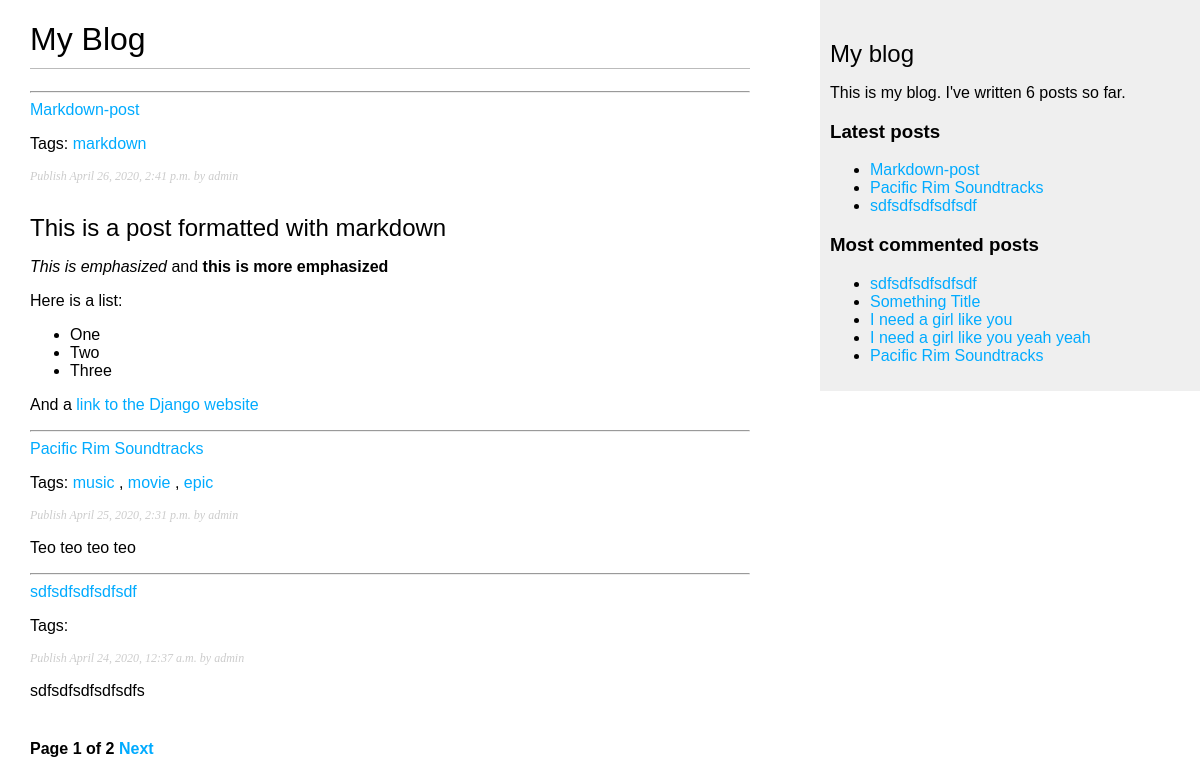
Screenshot of /blog/ with the database file from the repository.
### blog/models.py (models this page shows, shortened)
class Post(models.Model):
    STATUS_CHOICES = (('draft', 'Draft'), ('published', 'Published'))
    title = models.CharField(max_length=250)
    slug = models.SlugField(max_length=250, unique_for_date='publish')
    author = models.ForeignKey(
        User, on_delete=models.CASCADE, related_name='blog_posts')
    body = models.TextField()
    publish = models.DateTimeField(default=timezone.now)
    created = models.DateTimeField(auto_now_add=True)
    updated = models.DateTimeField(auto_now=True)
    status = models.CharField(
        max_length=10, choices=STATUS_CHOICES, default='draft')
    objects = models.Manager
    published = PublishedManager()
    tags = TaggableManager()
    class Meta:
        ordering = ('-publish',)
    def get_absolute_url(self):
        return reverse('blog:post_detail', args=[self.publish.year,
                                                 self.publish.month,
                                                 self.publish.day,
                                                 self.slug])

### blog/views.py (the view)
# urls.py: path('', views.post_list, name='post_list'),
def post_list(request, tag_slug=None):
    object_list = Post.published.all()
    tag = None
    if tag_slug:
        tag = get_object_or_404(Tag, slug=tag_slug)
        object_list = object_list.filter(tags__in=[tag])
    paginator = Paginator(object_list, 3)  # 3 posts each page
    page = request.GET.get('page')
    try:
        posts = paginator.page(page)
    except PageNotAnInteger:
        posts = paginator.page(1)
    except EmptyPage:
        posts = paginator.page(paginator.num_pages)
    return render(request, 'blog/post/list.html', {'page': page, 'posts': posts, 'tag': tag})

### blog/models.py (called while the page is built)
    def get_queryset(self):
        return super(PublishedManager, self).get_queryset().filter(status='published')

### blog/templatetags/blog_tags.py (called while the page is built)
@register.simple_tag
def total_posts():
    return Post.published.count()

@register.inclusion_tag('blog/post/latest_posts.html')
def show_latest_posts(count=5):
    latest_posts = Post.published.order_by('-publish')[:count]
    return {'latest_posts': latest_posts}

@register.simple_tag
def get_most_commented_posts(count=5):
    return Post.published.annotate(
        total_comments=Count('comments')
    ).order_by('-total_comments')[:count]

@register.filter(name='markdown')
def markdown_format(text):
    return mark_safe(markdown.markdown(text))

### blog/templates/blog/post/list.html (shortened to what this page needs)
{% extends "blog/base.html" %}
{% load blog_tags %}
{% block content %}
    <h1>My Blog</h1>
    {% for post in posts %}
        <hr>
        <a href="{{ post.get_absolute_url }}">
            {{ post.title }}
        </a>
        <p class="tags">
            Tags:
            {% for tag in post.tags.all %}
                <a href="{% url "blog:post_list_by_tag" tag.slug %}">
                    {{ tag.name }}
                </a>
                {% if not forloop.last %}, {% endif %}
            {% endfor %}
        </p>
        <p class="date">
            Publish {{ post.publish }} by {{ post.author }}
        </p>
        {{ post.body|markdown|truncatewords_html:30 }}
    {% endfor %}
    {% include "pagination.html" with page=posts %}
{% endblock %}

### blog/templates/blog/base.html (shortened to what this page needs)
{% load blog_tags %}
{% load static %}
<!DOCTYPE html>
<html lang="en">
<head>
    <link href="{% static "css/blog.css" %}" rel="stylesheet" />
</head>
<body>
    <div id="content">
        {% block content %}
        {% endblock %}
    </div>
    <div id="sidebar">
        <h2>My blog</h2>
        <p>This is my blog. I've written {% total_posts %} posts so far.</p>
        <h3>Latest posts</h3>
        {% show_latest_posts 3 %}
        <h3>Most commented posts</h3>
        {% get_most_commented_posts as most_commented_posts %}
        <ul>
            {% for post in most_commented_posts %}
                <li>
                    <a href="{{ post.get_absolute_url }}">{{ post.title }}</a>
                </li>
            {% endfor %}
        </ul>
    </div>
</body>
</html>

### blog/templates/pagination.html (shortened to what this page needs)
<div class="pagination">
    <span class="step-links">
        <span class="current">
            Page {{ page.number }} of {{ page.paginator.num_pages }}
        </span>
        {% if page.has_next %}
        <a href="?page={{ page.next_page_number }}">Next</a>
        {% endif %}
    </span>
</div>

### blog/templates/blog/post/latest_posts.html
<ul>
    {% for post in latest_posts %}
        <li>
            <a href="{{ post.get_absolute_url }}">{{ post.title }}</a>
        </li>
    {% empty %}
        <p>You haven't created any post</p>
    {% endfor %}
</ul>

### blog/static/css/blog.css (style rules this page uses)
body { margin: 0; padding: 0; font-family: helvetica, sans-serif; }
a { color: #00abff; text-decoration: none; }
h1 { font-weight: normal; border-bottom: 1px solid #bbb; padding: 0 0 10px 0; }
h2 { font-weight: normal; margin: 30px 0 0; }
#content { float: left; width: 60%; padding: 0 0 0 30px; }
#sidebar { float: right; width: 30%; padding: 10px; background: #efefef; height: 100%; }
p.date { color: #ccc; font-family: georgia, serif; font-size: 12px; font-style: italic; }
.pagination { margin: 40px 0; font-weight: bold; }

### rows the page displays
Post: title "Markdown-post", publish "April 26, 2020, 2:41 p.m.", author "admin", body "This is a post formatted with markdown This is emphasized and this is more emphasized Here is a list: One Two Three And a link to the Django website"
Tag: name "markdown"
Post: title "Pacific Rim Soundtracks", publish "April 25, 2020, 2:31 p.m.", author "admin", body "Teo teo teo teo"
Tag: name "music"
Tag: name "movie"
Tag: name "epic"
Post: title "sdfsdfsdfsdfsdf", publish "April 24, 2020, 12:37 a.m.", author "admin", body "sdfsdfsdfsdfsdfs"
Post: title "Something Title"
Post: title "I need a girl like you"
Post: title "I need a girl like you yeah yeah"

### other values shown
{{ page.number }} "1"
{{ page.paginator.num_pages }} "2"
